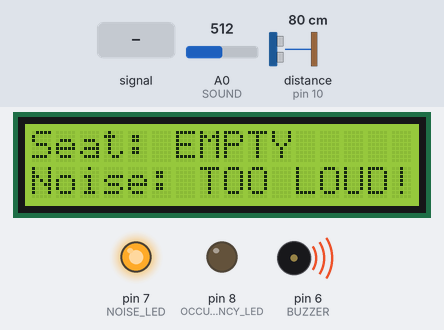
Simulated run of this sketch. Board: Arduino Uno, built with avr-gcc and run on an emulated ATmega328P. On the bench: 16×2 character LCD, output pins drawn as LEDs (lit = HIGH), buzzer (waves = sounding, pin HIGH). Wiring (inferred from the names in the program): ultrasonic range finder: trigger pin 9; echo pin 10. Dashed ring = blinking. Inputs (shaded band) come from the test bench; at power-on: distance to the obstacle (sensor on pin 10) 80 cm, A0 (SOUND) = 512. The echo pulse lasts 58.3 µs per cm; pins used as bus, display or sensor lines are not drawn; what the sketch prints to the serial monitor is not drawn.

Above: at 3.2 s.
3.3 s: A0 (SOUND) fed a 200 Hz sine of ±81 counts around its level
At 4.7 s:
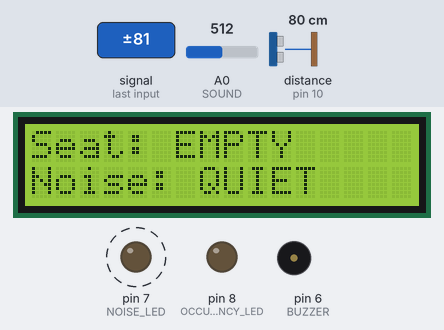
6.4 s: distance to the obstacle (sensor on pin 10) set to 35 cm
At 7.6 s:
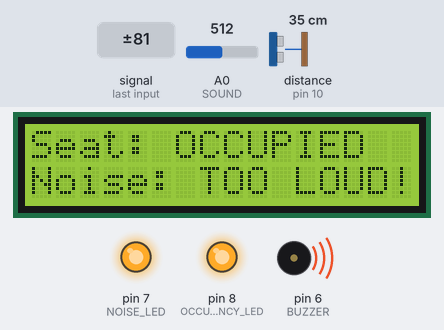
8.4 s: distance to the obstacle (sensor on pin 10) set to 42 cm
9.9 s: A0 (SOUND) set to 490
At 11.3 s:
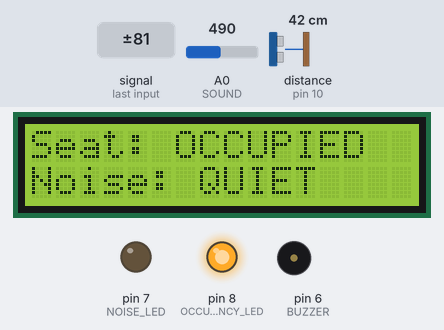
11.6 s: A0 (SOUND) set to 510
At 12.9 s:
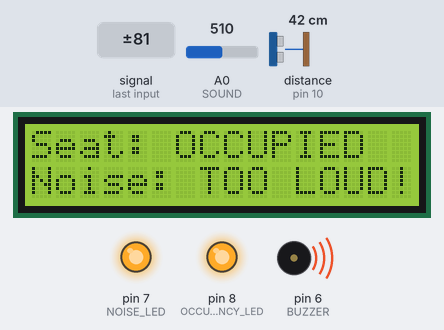
Timing chart, 0 to 14.2 s (numbered marks = the images above; inputs shaded):
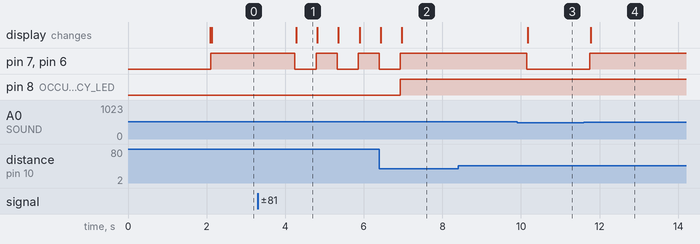

Measured:
- the behaviour switches between 501 and 500 on A0 (SOUND) (found by bisection; images 2 and 3)
- after the input at 3.3 s, pin 7 (NOISE_LED), pin 6 (BUZZER): alternates HIGH for 0.54 s and LOW for 0.54 s, starting after 0.95 s; the display: changes after 0.98 s (image 1)
- after the input at 6.4 s, pin 7 (NOISE_LED), pin 6 (BUZZER): goes on until 6.9 s, then stays HIGH; pin 8 (OCCUPANCY_LED): LOW → HIGH after 0.53 s; the display: first differs from a run without the input after 0.56 s (image 2)
- after the input at 8.4 s, every drawn part: stays the same
- after the input at 9.9 s, pin 7 (NOISE_LED), pin 6 (BUZZER): HIGH → LOW after 0.24 s; the display: changes after 0.27 s (image 3)
- after the input at 11.6 s, pin 7 (NOISE_LED), pin 6 (BUZZER): LOW → HIGH after 0.15 s; the display: changes after 0.18 s (image 4)
- what the display in image 1 shows lasts 0.5 s, from 4.3 s to 4.8 s

The sketch:

sound_ultrasonic_lcd.ino
```cpp
#include <Wire.h>
#include <LiquidCrystal_I2C.h>

// --- Pin Definitions ---
// Ultrasonic Sensor
const int TRIG = 9;
const int ECHO = 10;
const int OCCUPANCY_LED = 8;

// Sound Sensor
const int SOUND = A0;
const int NOISE_LED = 7;
const int BUZZER = 6;

// --- Thresholds ---
const int DISTANCE_THRESHOLD = 50; // Distance in cm to trigger occupancy
const int NOISE_THRESHOLD = 500;   // Analog value to trigger noise warning

// --- LCD Setup ---
// 0x27 is the default I2C address for most 16x2 LCDs.
// (If your screen is blank, you may need to change this to 0x3F)
LiquidCrystal_I2C lcd(0x27, 16, 2);

void setup() {
  // Initialize Serial Monitor for data logging
  Serial.begin(9600);

  // Set up Ultrasonic pins
  pinMode(TRIG, OUTPUT);
  pinMode(ECHO, INPUT);
  pinMode(OCCUPANCY_LED, OUTPUT);

  // Set up Sound Sensor and alert pins
  pinMode(NOISE_LED, OUTPUT);
  pinMode(BUZZER, OUTPUT);

  // Initialize LCD
  lcd.init();
  lcd.backlight();
  lcd.setCursor(0, 0);
  lcd.print("Smart Library");
  lcd.setCursor(0, 1);
  lcd.print("System Starting");
  delay(2000); // Display welcome message for 2 seconds
  lcd.clear();

  // Print CSV Header for data analysis
  Serial.println("Time(ms),Distance(cm),SoundLevel,Occupied,NoiseWarning");
}

void loop() {
  // ==========================================
  // 1. READ ULTRASONIC SENSOR (OCCUPANCY)
  // ==========================================
  digitalWrite(TRIG, LOW);
  delayMicroseconds(2);
  digitalWrite(TRIG, HIGH);
  delayMicroseconds(10);
  digitalWrite(TRIG, LOW);

  long duration = pulseIn(ECHO, HIGH);
  float distance = duration * 0.034 / 2;

  // Determine Occupancy state
  bool isOccupied = false;
  if (distance > 0 && distance < DISTANCE_THRESHOLD) {
    isOccupied = true;
    digitalWrite(OCCUPANCY_LED, HIGH);
  } else {
    digitalWrite(OCCUPANCY_LED, LOW);
  }

  // ==========================================
  // 2. READ SOUND SENSOR (NOISE)
  // ==========================================
  int soundValue = analogRead(SOUND);

  // Determine Noise state
  bool isNoisy = false;
  if (soundValue > NOISE_THRESHOLD) {
    isNoisy = true;
    digitalWrite(NOISE_LED, HIGH);
    digitalWrite(BUZZER, HIGH);
  } else {
    digitalWrite(NOISE_LED, LOW);
    digitalWrite(BUZZER, LOW);
  }

  // ==========================================
  // 3. UPDATE LCD DISPLAY
  // ==========================================
  // Row 0: Occupancy Status
  lcd.setCursor(0, 0);
  if (isOccupied) {
    lcd.print("Seat: OCCUPIED  "); // Extra spaces overwrite old characters
  } else {
    lcd.print("Seat: EMPTY     ");
  }

  // Row 1: Noise Status
  lcd.setCursor(0, 1);
  if (isNoisy) {
    lcd.print("Noise: TOO LOUD!");
  } else {
    lcd.print("Noise: QUIET    ");
  }

  // ==========================================
  // 4. DATA LOGGING (SERIAL OUTPUT)
  // ==========================================
  // Format: Time, Distance, SoundValue, OccupiedState(1/0), NoiseState(1/0)
  Serial.print(millis());
  Serial.print(",");
  Serial.print(distance);
  Serial.print(",");
  Serial.print(soundValue);
  Serial.print(",");
  Serial.print(isOccupied);
  Serial.print(",");
  Serial.println(isNoisy);

  // Small delay for system stability and readability
  delay(500);
}
```
